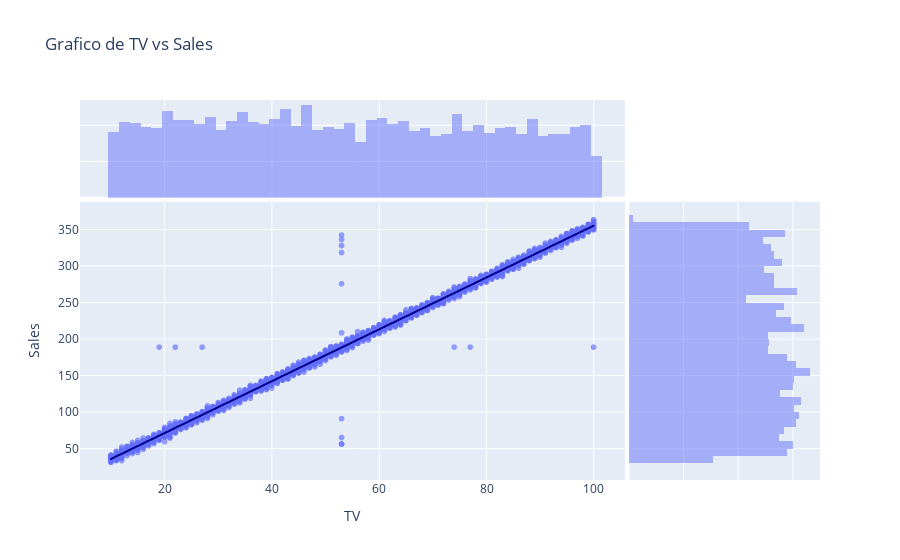

Here is the notebook cell this chart was saved with:
### Code cell
fig = px.scatter(
    data_Marketing, x='TV', y='Sales', opacity=0.65, trendline='ols', trendline_color_override='darkblue',
    marginal_x="histogram", marginal_y="histogram",
    title='Grafico de TV vs Sales')
fig.show()

### Figure 1 — Plotly figure (JSON) as saved in the notebook; plotly's stock layout.template omitted (floating-point values rounded to 4 significant figures; data arrays with more than 128 entries replaced by an {"elided": "..."} marker saying what was removed)
{"data": [{"hovertemplate": "TV=%{x}<br>Sales=%{y}<extra></extra>", "legendgroup": "", "marker": {"color": "#636efa", "opacity": 0.65, "symbol": "circle"}, "mode": "markers", "name": "", "showlegend": false, "type": "scattergl", "x": {"elided": "4572 int values"}, "xaxis": "x", "y": {"elided": "4572 float values"}, "yaxis": "y"}, {"alignmentgroup": "True", "bingroup": "x", "hovertemplate": "TV=%{x}<br>count=%{y}<extra></extra>", "legendgroup": "", "marker": {"color": "#636efa"}, "name": "", "offsetgroup": "", "opacity": 0.5, "showlegend": false, "type": "histogram", "x": {"elided": "4572 int values"}, "xaxis": "x3", "yaxis": "y3"}, {"alignmentgroup": "True", "bingroup": "y", "hovertemplate": "Sales=%{y}<br>count=%{x}<extra></extra>", "legendgroup": "", "marker": {"color": "#636efa"}, "name": "", "offsetgroup": "", "opacity": 0.5, "showlegend": false, "type": "histogram", "xaxis": "x2", "y": {"elided": "4572 float values"}, "yaxis": "y2"}, {"hovertemplate": "<b>OLS trendline</b><br>Sales = 3.55446 * TV + 0.292254<br>R<sup>2</sup>=0.993284<br><br>TV=%{x}<br>Sales=%{y} <b>(trend)</b><extra></extra>", "legendgroup": "", "line": {"color": "darkblue"}, "marker": {"color": "#636efa", "symbol": "circle"}, "mode": "lines", "name": "", "showlegend": false, "type": "scattergl", "x": {"elided": "4572 int values"}, "xaxis": "x", "y": {"elided": "4572 float values"}, "yaxis": "y"}], "layout": {"barmode": "overlay", "legend": {"tracegroupgap": 0}, "title": {"text": "Grafico de TV vs Sales"}, "xaxis": {"anchor": "y", "domain": [0, 0.7363], "title": {"text": "TV"}}, "xaxis2": {"anchor": "y2", "domain": [0.7413, 1], "matches": "x2", "showgrid": true, "showline": false, "showticklabels": false, "ticks": ""}, "xaxis3": {"anchor": "y3", "domain": [0, 0.7363], "matches": "x", "showgrid": true, "showticklabels": false}, "xaxis4": {"anchor": "y4", "domain": [0.7413, 1], "matches": "x2", "showgrid": true, "showline": false, "showticklabels": false, "ticks": ""}, "yaxis": {"anchor": "x", "domain": [0, 0.7326], "title": {"text": "Sales"}}, "yaxis2": {"anchor": "x2", "domain": [0, 0.7326], "matches": "y", "showgrid": true, "showticklabels": false}, "yaxis3": {"anchor": "x3", "domain": [0.7426, 1], "matches": "y3", "showgrid": true, "showline": false, "showticklabels": false, "ticks": ""}, "yaxis4": {"anchor": "x4", "domain": [0.7426, 1], "matches": "y3", "showgrid": true, "showline": false, "showticklabels": false, "ticks": ""}}}
